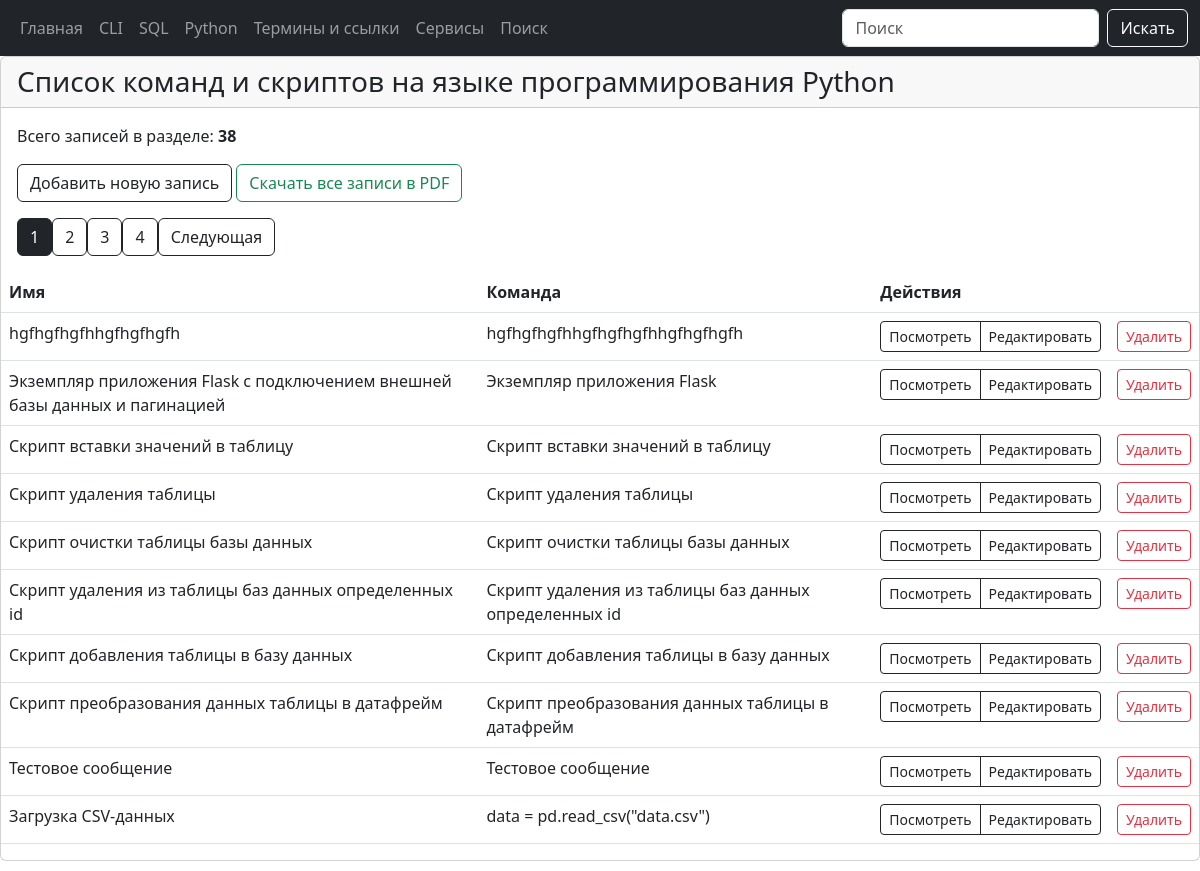
Page /python on the earlier database version.
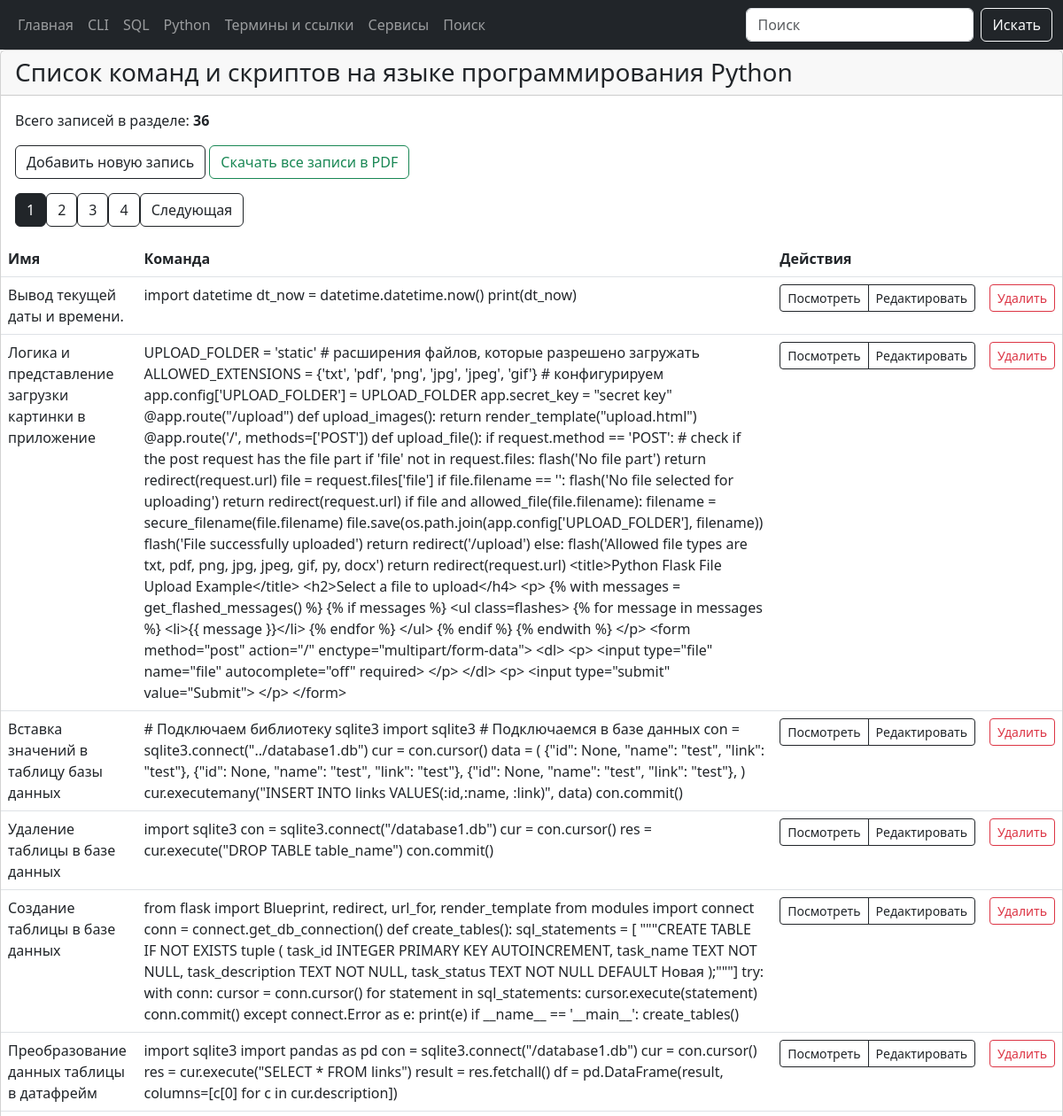
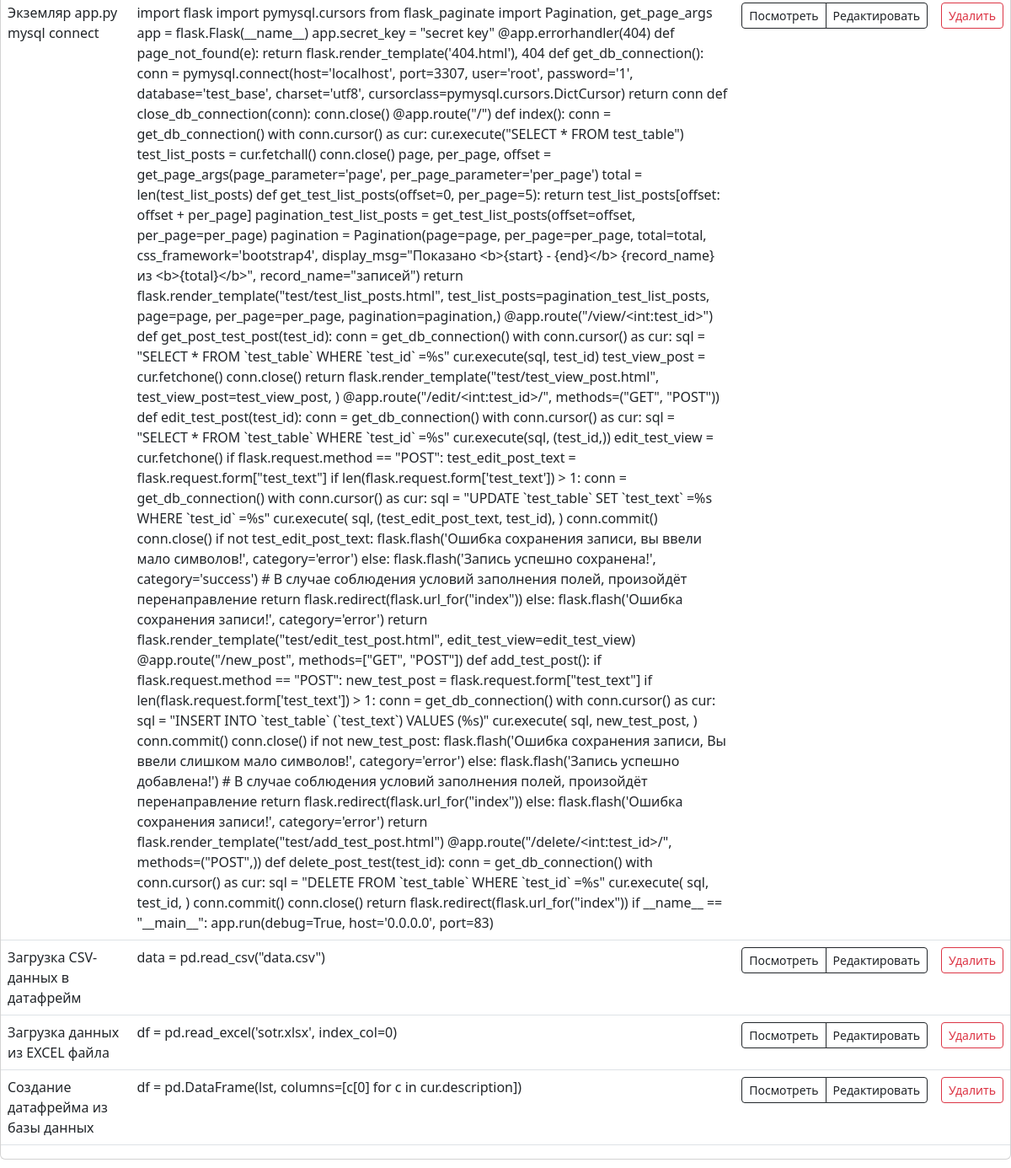
Same page on the later database version (2 pictures, top to bottom).
### tables this page shows
CREATE TABLE "python" (
  [python_id] INTEGER PRIMARY KEY AUTOINCREMENT,
  [python_command] TEXT NOT NULL,
  [python_name] TEXT NOT NULL,
  [python_date_add] TIMESTAMP DEFAULT CURRENT_TIMESTAMP,
  [python_date_edit] TEXT
);

### modules/python/python_list_commands.py (the view)
@bp.route("/python")
def python_list_commands():
    page = request.args.get('page', 1, type=int)
    conn = connect.get_db_connection()
    cur = conn.cursor()
    python_list_count = int(cur.execute("SELECT COUNT(*) FROM python").fetchone()[0])
    offset = (page - 1) * PER_PAGE
    python_list = conn.execute(
        "SELECT * FROM python ORDER BY 1 DESC LIMIT ? OFFSET ?",
        (PER_PAGE, offset)
    ).fetchall()
    conn.close()
    total_pages = (python_list_count + PER_PAGE - 1) // PER_PAGE
    return render_template("python/python_list_commands.html",
                           python_list=python_list,
                           python_list_count=python_list_count,
                           page=page,
                           total_pages=total_pages,
                           )

### modules/connect.py (called while the page is built)
def get_db_connection():
    db_path = os.path.join(BASE_DIR, '../database.db')
    conn = sqlite3.connect(db_path, timeout=30)
    conn.row_factory = sqlite3.Row
    return conn

### templates/python/python_list_commands.html (shortened to what this page needs)
{% extends "base.html" %}
{% block content %}
<div class="card mb-4">
    <div class="card-header h3">Список команд и скриптов на языке программирования Python</div>
    <div class="card-body">
        <p class="card-text">Всего записей в разделе: <b>{{ python_list_count }}</b></p>
        <p class="card-text">
            <a href="{{ url_for('add_python_command.add_python_command') }}" class="btn btn-outline-dark">
                    Добавить новую запись</a>
            <a href="{{ url_for('python_list_commands.python_download_pdf') }}" class="btn btn-outline-success">
              Скачать все записи в PDF
          </a>
        </p>
        <div class="pagination">
            {% for p in range(1, total_pages + 1) %}
            <a href="{{ url_for('python_list_commands.python_list_commands', page=p) }}"
                class="btn btn-outline-dark {% if p == page %}active{% endif %}">{{ p }}</a>
            {% endfor %}
            {% if page < total_pages %} <a
                href="{{ url_for('python_list_commands.python_list_commands', page=page+1) }}"
                class="btn btn-outline-dark">Следующая</a>
                {% endif %}
        </div>
    </div>
    <table class="table">
        <thead>
            <tr>
                <th>Имя</th>
                <th>Команда</th>
                <th colspan="2">Действия</th>
            </tr>
        </thead>
        <tbody>
            {% for python_list in python_list %}
            <tr>
                <td>{{ python_list['python_name'] }}</td>
                <td>{{ python_list['python_command'] }}</td>
                <td>
                    <div class="btn-group" role="group" aria-label="Действия">
                        <a href="{{ url_for('get_post_python_command.get_post_python_command', python_id=python_list['python_id']) }}"
                            class="btn btn-outline-dark btn-sm">
                            Посмотреть
                        </a>
                        <a href="{{ url_for('edit_python_command.edit_python_command', python_id=python_list['python_id']) }}"
                            class="btn btn-outline-dark btn-sm">
                            Редактировать
                        </a>
                    </div>
                </td>
                <td>
                    <form
                        action="{{ url_for('delete_python_command.delete_python_command', python_id=python_list['python_id']) }}"
                        method="POST" class="d-inline">
                        <button type="submit" class="btn btn-outline-danger btn-sm"
                            onclick="return confirm('Вы точно уверены что хотите удалить запись?')">
                            Удалить</i>
                        </button>
                    </form>
                </td>
            </tr>
            {% endfor %}
        </tbody>
    </table>
</div>
{% endblock %}

Differences in the rows shown:
removed python: python_name "hgfhgfhgfhhgfhgfhgfh", python_command "hgfhgfhgfhhgfhgfhgfhhgfhgfhgfh"
removed python: python_name "Экземпляр приложения Flask с подключением внешней базы данных и пагинацией", python_command "Экземпляр приложения Flask"
removed python: python_name "Скрипт вставки значений в таблицу", python_command "Скрипт вставки значений в таблицу"
removed python: python_name "Скрипт удаления таблицы", python_command "Скрипт удаления таблицы"
removed python: python_name "Скрипт очистки таблицы базы данных", python_command "Скрипт очистки таблицы базы данных"
removed python: python_name "Скрипт удаления из таблицы баз данных определенных id", python_command "Скрипт удаления из таблицы баз данных определенных id"
removed python: python_name "Скрипт добавления таблицы в базу данных", python_command "Скрипт добавления таблицы в базу данных"
removed python: python_name "Скрипт преобразования данных таблицы в датафрейм", python_command "Скрипт преобразования данных таблицы в датафрейм"
removed python: python_name "Тестовое сообщение", python_command "Тестовое сообщение"
added python: python_name "Вывод текущей даты и времени.", python_command "import datetime dt_now = datetime.datetime.now() print(dt_now)"
added python: python_name "Логика и представление загрузки картинки в приложение", python_command "UPLOAD_FOLDER = 'static' # расширения файлов, которые разрешено загружать ALLOWED_EXTENSIONS = {'txt', 'pdf', 'png', 'jpg', 'jpeg', 'gif'} # конфигурируем app.config['UPLOAD_FOLDER'] = UPLOAD_FOLDER app.secret_key = \"secret key\" @app.route(\"/upload\") def upload_images(): return render_template(\"upload.html\") @app.route('/', methods=['POST']) def upload_file(): if request.method == 'POST': # check if the post request has the file part if 'file' not in request.files: flash('No file part') return redirect(request.url) file = request.files['file'] if file.filename == '': flash('No file selected for uploading') return redirect(request.url) if file and allowed_file(file.filename): filename =…"
added python: python_name "Вставка значений в таблицу базы данных", python_command "# Подключаем библиотеку sqlite3 import sqlite3 # Подключаемся в базе данных con = sqlite3.connect(\"../database1.db\") cur = con.cursor() data = ( {\"id\": None, \"name\": \"test\", \"link\": \"test\"}, {\"id\": None, \"name\": \"test\", \"link\": \"test\"}, {\"id\": None, \"name\": \"test\", \"link\": \"test\"}, ) cur.executemany(\"INSERT INTO links VALUES(:id,:name, :link)\", data) con.commit()"
added python: python_name "Удаление таблицы в базе данных", python_command "import sqlite3 con = sqlite3.connect(\"/database1.db\") cur = con.cursor() res = cur.execute(\"DROP TABLE table_name\") con.commit()"
added python: python_name "Создание таблицы в базе данных", python_command "from flask import Blueprint, redirect, url_for, render_template from modules import connect conn = connect.get_db_connection() def create_tables(): sql_statements = [ \"\"\"CREATE TABLE IF NOT EXISTS tuple ( task_id INTEGER PRIMARY KEY AUTOINCREMENT, task_name TEXT NOT NULL, task_description TEXT NOT NULL, task_status TEXT NOT NULL DEFAULT Новая );\"\"\"] try: with conn: cursor = conn.cursor() for statement in sql_statements: cursor.execute(statement) conn.commit() except connect.Error as e: print(e) if __name__ == '__main__': create_tables()"
added python: python_name "Преобразование данных таблицы в датафрейм", python_command "import sqlite3 import pandas as pd con = sqlite3.connect(\"/database1.db\") cur = con.cursor() res = cur.execute(\"SELECT * FROM links\") result = res.fetchall() df = pd.DataFrame(result, columns=[c[0] for c in cur.description])"
added python: python_name "Экземляр app.py mysql connect", python_command "import flask import pymysql.cursors from flask_paginate import Pagination, get_page_args app = flask.Flask(__name__) app.secret_key = \"secret key\" @app.errorhandler(404) def page_not_found(e): return flask.render_template('404.html'), 404 def get_db_connection(): conn = pymysql.connect(host='localhost', port=3307, user='root', password='1', database='test_base', charset='utf8', cursorclass=pymysql.cursors.DictCursor) return conn def close_db_connection(conn): conn.close() @app.route(\"/\") def index(): conn = get_db_connection() with conn.cursor() as cur: cur.execute(\"SELECT * FROM test_table\") test_list_posts = cur.fetchall() conn.close() page, per_page, offset =…"
changed python "data = pd.read_csv(\"data.csv\")": python_name "Загрузка CSV-данных" → "Загрузка CSV-данных в датафрейм"
now on this page (row unchanged): python: python_name "Загрузка данных из EXCEL файла", python_command "df = pd.read_excel('sotr.xlsx', index_col=0)"
now on this page (row unchanged): python: python_name "Создание датафрейма из базы данных", python_command "df = pd.DataFrame(lst, columns=[c[0] for c in cur.description])"
Other differences:
{{ python_list_count }}: "38" → "36"
